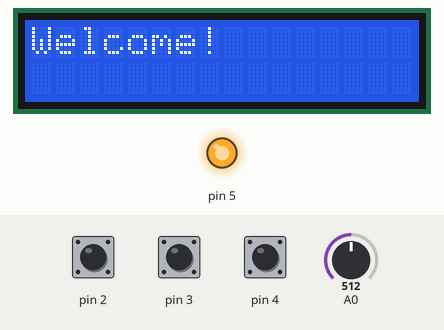
Recording of a sketch running on a simulated Arduino Uno, built with avr-gcc and run on an emulated ATmega328P. Parts: 16×2 character LCD, output pins drawn as LEDs (lit = HIGH). Dashed ring = blinking. The inputs (shaded band) are chosen by the test bench; at power-on: pin 4 HIGH, pin 2 HIGH, pin 3 HIGH, A0 = 512.

Above: at 1.2 s.
1.3 s: pin 4 pulled LOW for 1 s
At 2.52 s:
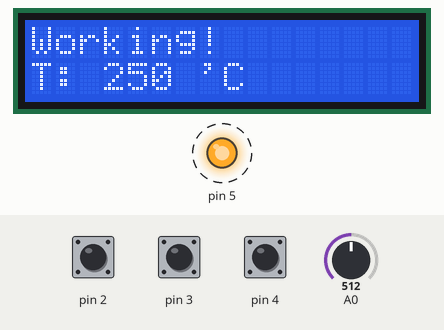
3.9 s: pin 4 pulled LOW for 0.15 s
At 5.3 s:
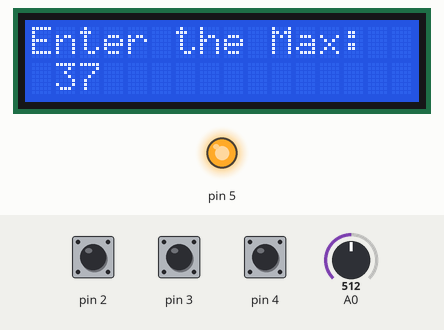
5.6 s: pin 2 pulled LOW for 1 s
At 7.5 s:
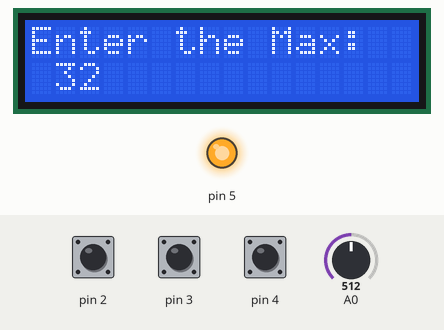
8.1 s: pin 3 pulled LOW for 3.2 s
At 11.4 s:
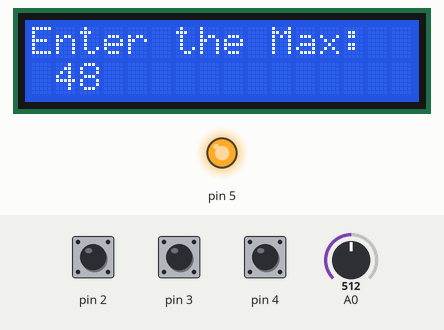
12.8 s: pin 3 pulled LOW for 1 s
At 14.8 s:
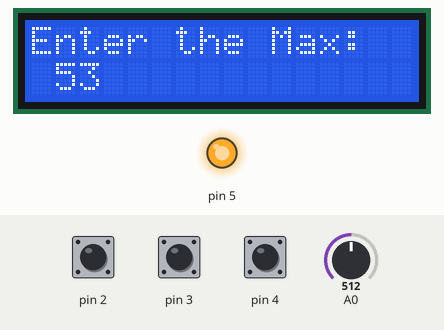
Timing chart, 0 to 16.3 s (numbered marks = the images above; inputs shaded):
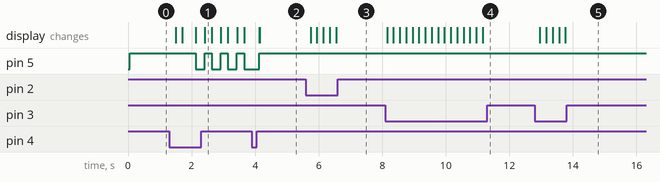

Measured:
- after the input at 1.3 s, pin 5: alternates HIGH for 0.22 s and LOW for 0.28 s, starting after 0.83 s; the display: first changes after 0.21 s (image 1 shows a later state)
- after the input at 5.6 s, the display: first changes after 0.15 s (image 3 shows a later state)
- after the input at 8.1 s, the display: first changes after 0.05 s (image 4 shows a later state)
- after the input at 12.8 s, the display: first changes after 0.16 s (image 5 shows a later state)

The sketch:

temperature.ino
```cpp
#include <LiquidCrystal.h>

int max_temp = 37, min_temp = 10, mode = 0; // 0: Welcome Mode; 1: Enter Mode; 2: Work Mode

LiquidCrystal lcd(12, 11, 10, 9, 8, 7, 6);

void Set_Mode(int mode_value)
{
    int enter = digitalRead(4);
    if(enter == LOW)
    {
        mode = mode_value;
        delay(200);
    }
}

void Get_Value(int *value)
{
    while(1)
    {
        int enter = digitalRead(4);
        int up = digitalRead(3);
        int down = digitalRead(2);

        if(up == LOW)
        {
            if(*value == 99) *value = 99;
            else (*value) = (*value) + 1;
        }
        if(down == LOW)
        {
            if(*value == 0) *value = 0;
            else (*value) = (*value) - 1;
        }
        if(enter == LOW)
        {
            delay(200);
            break;
        }
        if(*value > 9)
        {
            lcd.setCursor(1, 1);
            lcd.print(*value);
        }
        else
        {
            lcd.setCursor(1, 1);
            lcd.print(0);
            lcd.setCursor(2, 1);
            lcd.print(*value);
        }
        delay(200);
    }
}

void setup (void)
{
    pinMode(2, INPUT_PULLUP);
    pinMode(3, INPUT_PULLUP);
    pinMode(4, INPUT_PULLUP);
    pinMode(5, OUTPUT);
    lcd.begin(16, 2);
}

void loop (void)
{
    digitalWrite(5, HIGH);
    if(mode == 0)
    {
        lcd.clear();
        lcd.print("Welcome!");
        delay(100);
        Set_Mode(1);
    }
    if(mode == 1)
    {
        lcd.clear();
        lcd.setCursor(0, 0);
        lcd.print("Enter the Max:");
        Get_Value(&max_temp);
        lcd.setCursor(0, 0);
        lcd.print("Enter the Min:");
        Get_Value(&min_temp);
        mode = 2;
    }
    if(mode == 2)
    {
        long val = analogRead(0);
        int temperature = (int)(val*0.0048828125*100);
        delay(220);
        if(temperature >= max_temp || temperature <= min_temp)
        {
            lcd.clear();
            digitalWrite(5, LOW);
            delay(280);
            Set_Mode(1);
        }
        lcd.clear();
        lcd.setCursor(0, 0);
        lcd.print("Working!");
        lcd.setCursor(0, 1);
        lcd.print("T: ");
        lcd.print(temperature);
        lcd.print(" 'C");
        Set_Mode(1);
    }
}
```
